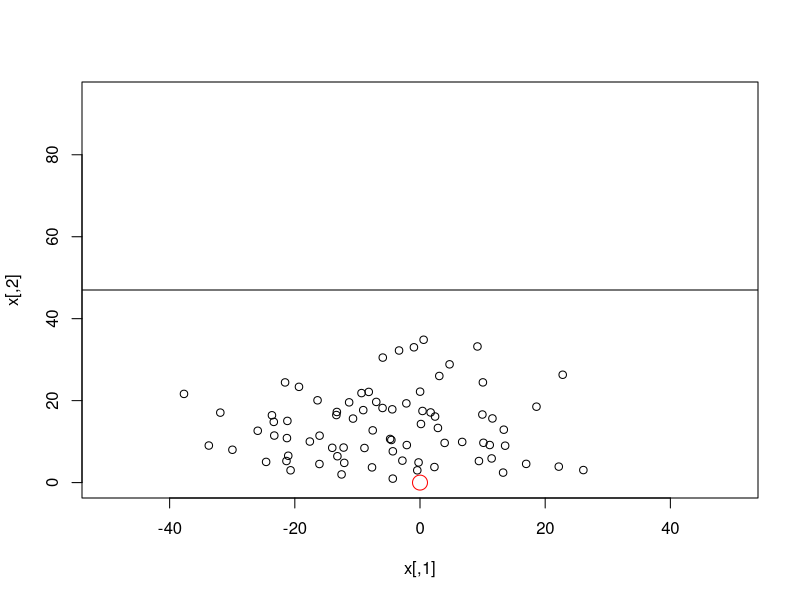
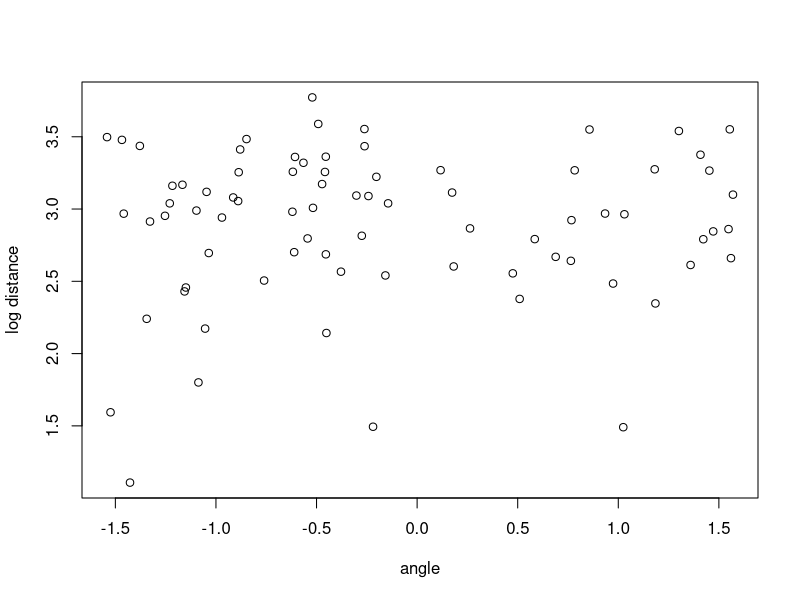
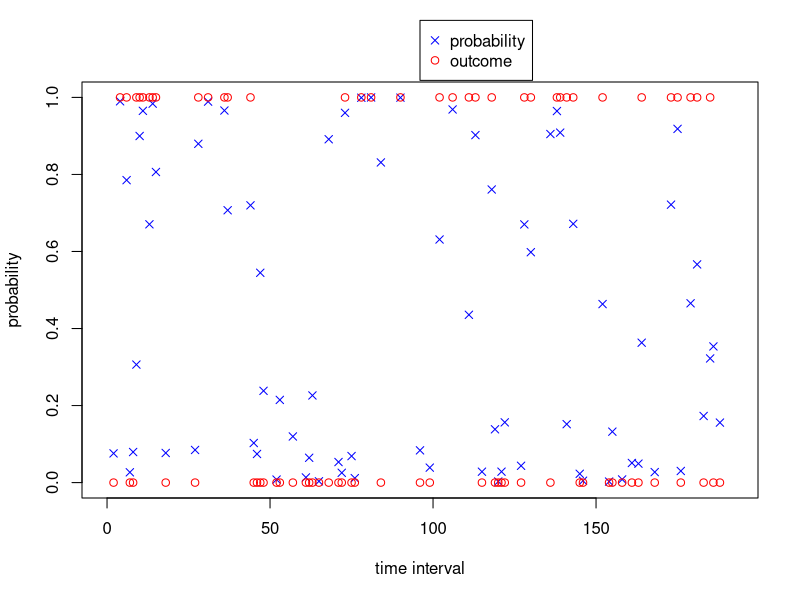
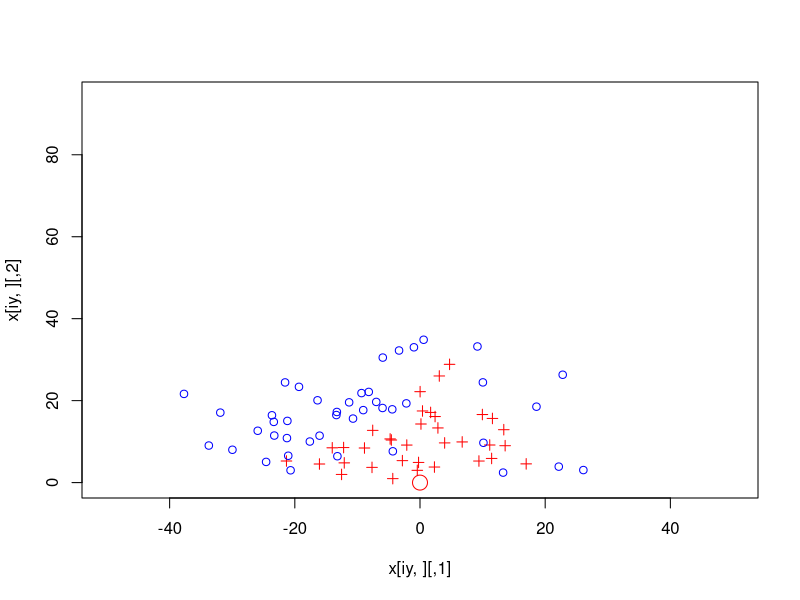

Generate these figures, in order, with R:
#court dimensions
xm <- 50; ym <- 94            
#num time units within a game
T <- 48/0.25                 

#generating shot attempts with constant prob over the course of a game
prshot <- 0.4
#shots is binary shot attempt vector
shots <- runif(n=T) < prshot  
tshot <- which(shots)
nshots <- length(tshot)

#x-y coordinates in feet. origin = basket
x <- matrix(c(xm*(2*rbeta(n=nshots, 6,8) - 1),
              ym*rbeta(n=nshots, 2, 12)), 
            ncol = 2)
plot(x, ylim=c(0,ym), xlim=c(-xm,xm))
abline(h=ym/2)
points(0,0,col="red", cex=2)

#convert to theta and r
z <- matrix(c(atan(x[,2]/x[,1]),
            sqrt(rowSums(x^2))),
            ncol=2)
#a shifting factor to roughly center log(r) around 0
za <- log(ym/5)
#2 covariates and intercept
Z <- cbind(1, z[,1], log(z[,2]) - za)
plot(Z[,2], Z[,3]+za, xlab = "angle", ylab="log distance")

#generating shot success probabilities
theta <- matrix(c(-0.5, 1.5, -5.5)) #GLM parameters
p <- length(theta)
pscore <- 1/(1+exp(-Z %*% theta))
q <- rep(NaN, T)
q[shots] <- pscore

#generating shot outcomes
y <- rep(NaN, T)
y[shots] <- runif(n=nshots) <= pscore
iy <- which(y[!is.nan(y)] == 1)
par(xpd=TRUE)
plot(0,0,type="n",xlim = c(0,T),ylim=c(0,1), ylab = "probability", xlab = "time interval")
points(tshot, q[tshot], pch=4, col = "blue")
points(tshot, y[tshot], pch=1, col = "red")
legend(x=T/2, y=1.2, legend=c("probability", "outcome"), pch = c(4,1), col=c("blue", "red"))
plot(x[iy,], ylim=c(0,ym), xlim=c(-xm,xm), col = "red", pch = 3)
points(x[-iy,], col ="blue", pch = 1)
points(0,0,col="red", cex=2)

#set up DGLM and initial prior
#first, set up covariates per time interval
F <- t(Z)
p <- dim(F)[1]
mt <- rep(0,p) #prior mean vector
Ct <- diag(p) #prior covariance matrix
delta <- 0.99 #discount factor; "streaky parameter"
#forward filtering (FF)
smt <- matrix(rep(0,p*T), nrow=p)           #save post means
sCt <- array(rep(0,p*p*T), dim = c(p,p,T))  #save post covars
spt <- rep(NaN, T)                          #save post prob success
lmlik <- rep(0,T)                           #marg lik per time int
ishot <- 0
for(t in 1:T){
  if(t %in% tshot){
    #current shot attempt index, and time
    ishot <- ishot + 1
    ti <- tshot[ishot]
    
    ft <- (F[,ishot]) %*% mt
    At <- Ct %*% F[,ishot]/delta
    qt <- (F[,ishot]) %*% At
    At <- At/as.numeric(qt)
    
    #prior mean and var of linear predictor, and adaptive vector
    #compute approx prior Beta(r,s) params; update w/ numerical iterations for exact values
    
  }
}